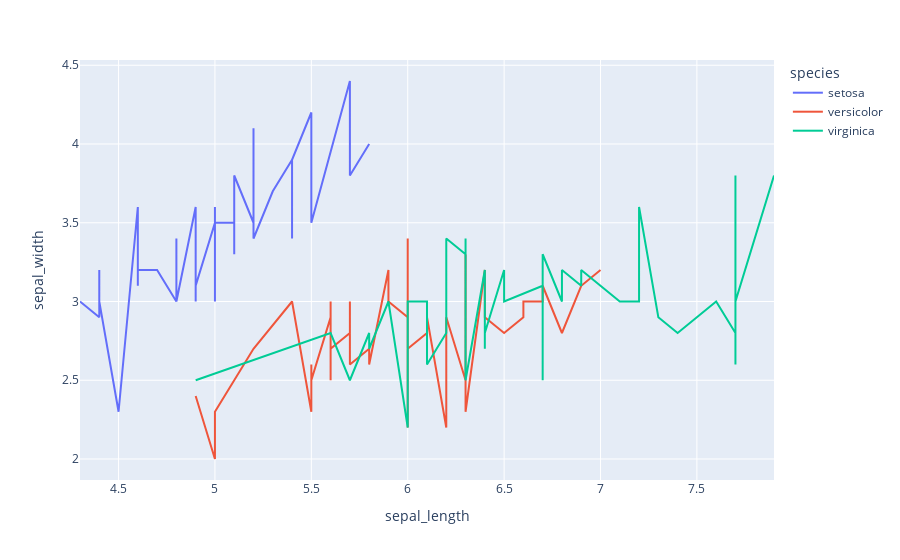

The code cell stored with this chart in its notebook:
### Code cell
# Sort the data
df_line=df.sort_values(by='sepal_length')
fig2=px.line(df_line,x='sepal_length',y='sepal_width',color='species')
fig2.show()
fig2.write_image('2_Line.png')

### Figure 1 — Plotly figure (JSON) as saved in the notebook; plotly's stock layout.template omitted (floating-point values rounded to 4 significant figures)
{"data": [{"hovertemplate": "species=setosa<br>sepal_length=%{x}<br>sepal_width=%{y}<extra></extra>", "legendgroup": "setosa", "line": {"color": "#636efa", "dash": "solid"}, "marker": {"symbol": "circle"}, "mode": "lines", "name": "setosa", "orientation": "v", "showlegend": true, "type": "scatter", "x": [4.3, 4.4, 4.4, 4.4, 4.5, 4.6, 4.6, 4.6, 4.6, 4.7, 4.7, 4.8, 4.8, 4.8, 4.8, 4.8, 4.9, 4.9, 4.9, 4.9, 5.0, 5.0, 5.0, 5.0, 5.0, 5.0, 5.0, 5.0, 5.1, 5.1, 5.1, 5.1, 5.1, 5.1, 5.1, 5.1, 5.2, 5.2, 5.2, 5.3, 5.4, 5.4, 5.4, 5.4, 5.4, 5.5, 5.5, 5.7, 5.7, 5.8], "xaxis": "x", "y": [3.0, 2.9, 3.2, 3.0, 2.3, 3.6, 3.1, 3.4, 3.2, 3.2, 3.2, 3.0, 3.1, 3.4, 3.4, 3.0, 3.6, 3.1, 3.0, 3.1, 3.5, 3.3, 3.4, 3.4, 3.6, 3.2, 3.0, 3.5, 3.5, 3.8, 3.3, 3.5, 3.8, 3.4, 3.7, 3.8, 3.5, 4.1, 3.4, 3.7, 3.9, 3.4, 3.7, 3.4, 3.9, 4.2, 3.5, 4.4, 3.8, 4.0], "yaxis": "y"}, {"hovertemplate": "species=versicolor<br>sepal_length=%{x}<br>sepal_width=%{y}<extra></extra>", "legendgroup": "versicolor", "line": {"color": "#EF553B", "dash": "solid"}, "marker": {"symbol": "circle"}, "mode": "lines", "name": "versicolor", "orientation": "v", "showlegend": true, "type": "scatter", "x": [4.9, 5.0, 5.0, 5.1, 5.2, 5.4, 5.5, 5.5, 5.5, 5.5, 5.5, 5.6, 5.6, 5.6, 5.6, 5.6, 5.7, 5.7, 5.7, 5.7, 5.7, 5.8, 5.8, 5.8, 5.9, 5.9, 6.0, 6.0, 6.0, 6.0, 6.1, 6.1, 6.1, 6.1, 6.2, 6.2, 6.3, 6.3, 6.3, 6.4, 6.4, 6.5, 6.6, 6.6, 6.7, 6.7, 6.7, 6.8, 6.9, 7.0], "xaxis": "x", "y": [2.4, 2.0, 2.3, 2.5, 2.7, 3.0, 2.3, 2.6, 2.4, 2.4, 2.5, 2.9, 3.0, 2.5, 3.0, 2.7, 2.8, 2.9, 2.8, 3.0, 2.6, 2.7, 2.7, 2.6, 3.2, 3.0, 2.9, 2.2, 3.4, 2.7, 2.8, 2.8, 3.0, 2.9, 2.2, 2.9, 2.5, 3.3, 2.3, 3.2, 2.9, 2.8, 2.9, 3.0, 3.0, 3.1, 3.1, 2.8, 3.1, 3.2], "yaxis": "y"}, {"hovertemplate": "species=virginica<br>sepal_length=%{x}<br>sepal_width=%{y}<extra></extra>", "legendgroup": "virginica", "line": {"color": "#00cc96", "dash": "solid"}, "marker": {"symbol": "circle"}, "mode": "lines", "name": "virginica", "orientation": "v", "showlegend": true, "type": "scatter", "x": [4.9, 5.6, 5.7, 5.8, 5.8, 5.8, 5.9, 6.0, 6.0, 6.1, 6.1, 6.2, 6.2, 6.3, 6.3, 6.3, 6.3, 6.3, 6.3, 6.4, 6.4, 6.4, 6.4, 6.4, 6.5, 6.5, 6.5, 6.5, 6.7, 6.7, 6.7, 6.7, 6.7, 6.8, 6.8, 6.9, 6.9, 6.9, 7.1, 7.2, 7.2, 7.2, 7.3, 7.4, 7.6, 7.7, 7.7, 7.7, 7.7, 7.9], "xaxis": "x", "y": [2.5, 2.8, 2.5, 2.8, 2.7, 2.7, 3.0, 2.2, 3.0, 3.0, 2.6, 2.8, 3.4, 3.3, 2.7, 2.9, 2.8, 3.4, 2.5, 3.2, 2.7, 3.1, 2.8, 2.8, 3.2, 3.0, 3.0, 3.0, 3.1, 3.3, 2.5, 3.0, 3.3, 3.0, 3.2, 3.1, 3.1, 3.2, 3.0, 3.0, 3.2, 3.6, 2.9, 2.8, 3.0, 2.8, 3.8, 2.6, 3.0, 3.8], "yaxis": "y"}], "layout": {"legend": {"title": {"text": "species"}, "tracegroupgap": 0}, "margin": {"t": 60}, "xaxis": {"anchor": "y", "domain": [0, 1], "title": {"text": "sepal_length"}}, "yaxis": {"anchor": "x", "domain": [0, 1], "title": {"text": "sepal_width"}}}}
